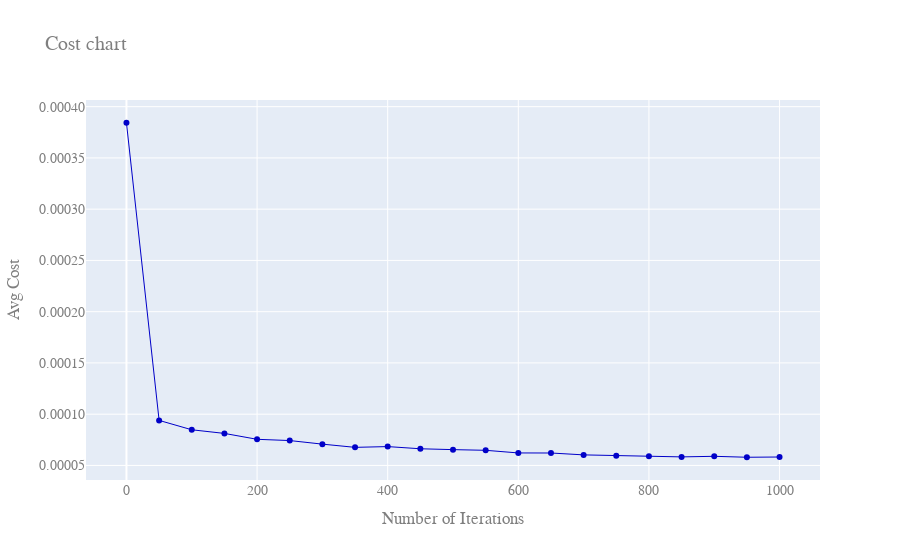

Write notebook code for a chart like this one.
### Code cell
f = create_figure()
plot_figure(f, np.mean(historic_cost,axis=0))

### Figure 1 — Plotly figure (JSON) as saved in the notebook; plotly's stock layout.template omitted (floating-point values rounded to 4 significant figures)
{"data": [{"line": {"color": "rgb(0, 0, 200)", "width": 1}, "mode": "lines+markers", "name": "AVG Train Cost", "textposition": "bottom center", "type": "scatter", "x": [0, 50, 100, 150, 200, 250, 300, 350, 400, 450, 500, 550, 600, 650, 700, 750, 800, 850, 900, 950, 1000], "y": [0.0003843, 9.394e-05, 8.479e-05, 8.124e-05, 7.55e-05, 7.429e-05, 7.079e-05, 6.765e-05, 6.84e-05, 6.626e-05, 6.542e-05, 6.477e-05, 6.22e-05, 6.214e-05, 6.03e-05, 5.949e-05, 5.888e-05, 5.833e-05, 5.891e-05, 5.799e-05, 5.824e-05]}], "layout": {"font": {"color": "#7f7f7f", "family": "Courier New, monospace", "size": 14}, "title": {"text": "Cost chart"}, "xaxis": {"title": {"text": "Number of Iterations"}}, "yaxis": {"tickformat": ".5f", "title": {"text": "Avg Cost"}}}}
